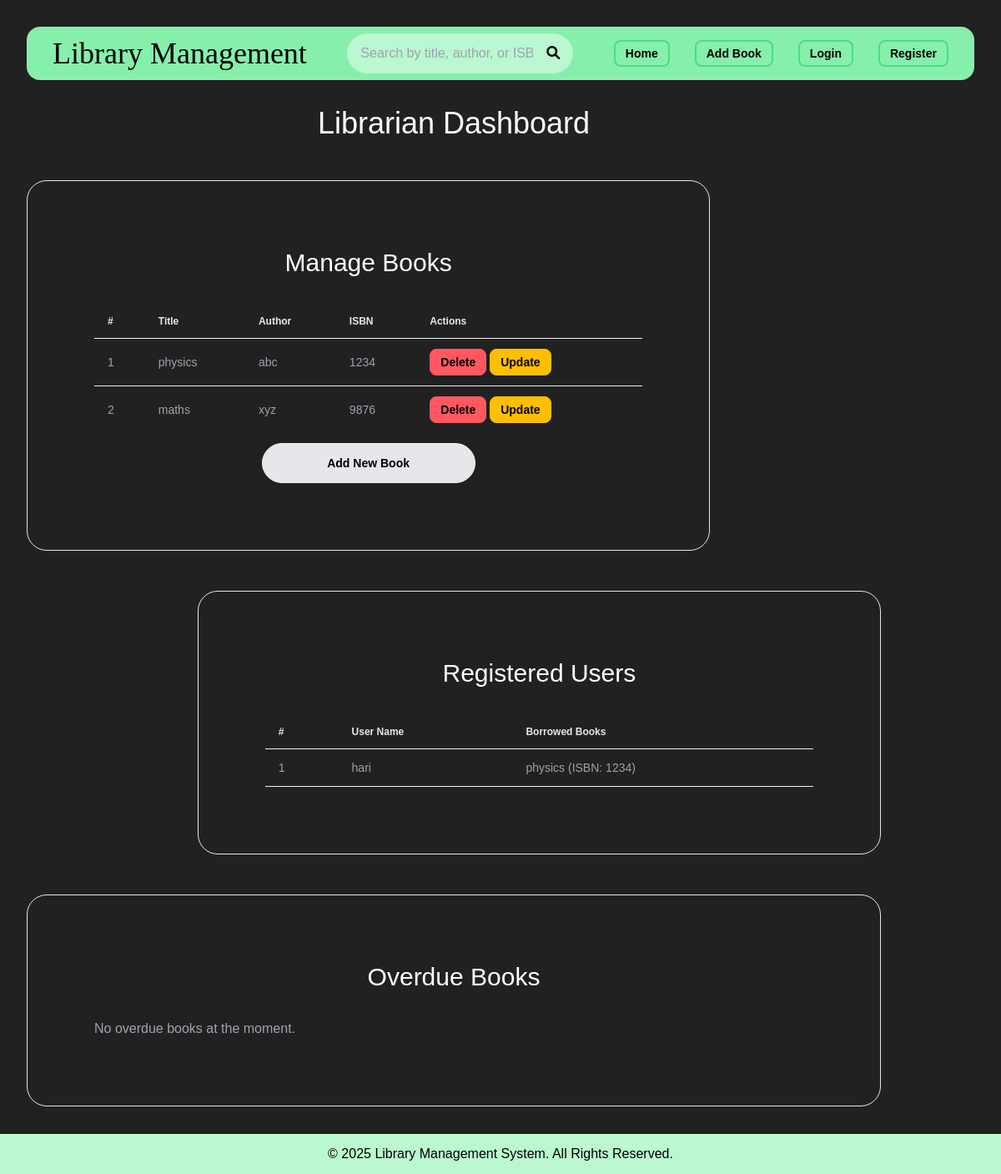
Before: / with the older database file.
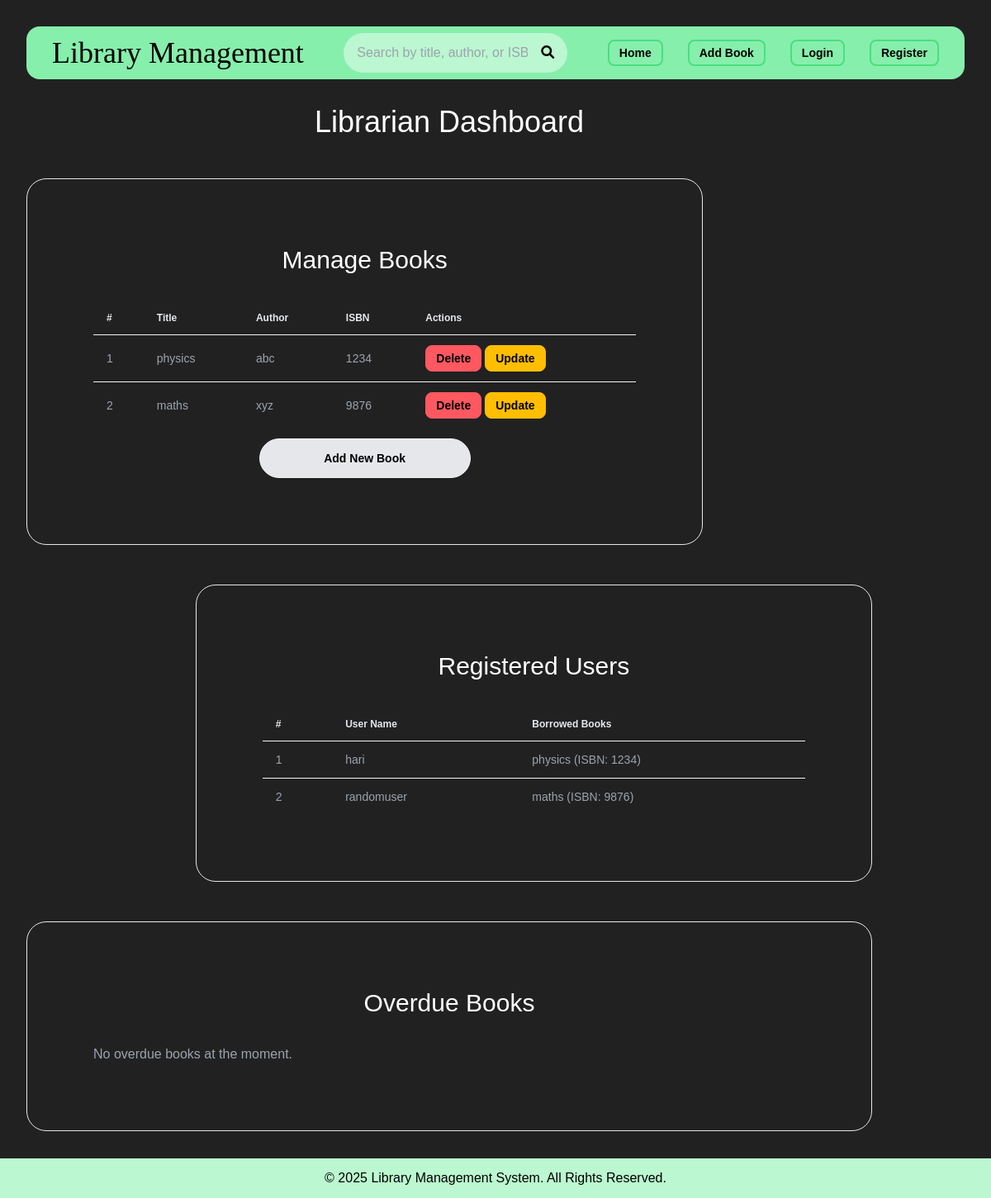
After: the same page with the newer database file.
### tables this page shows
CREATE TABLE books (
                    id INTEGER PRIMARY KEY AUTOINCREMENT,
                    title TEXT NOT NULL,
                    author TEXT NOT NULL,
                    isbn TEXT NOT NULL UNIQUE,
                    available INTEGER DEFAULT 1,
                    borrowed_by TEXT,
                    due_date TEXT
                );

CREATE TABLE users (
                    id INTEGER PRIMARY KEY AUTOINCREMENT,
                    name TEXT NOT NULL UNIQUE,
                    password TEXT NOT NULL
                );

### app.py (the view)
@app.route('/')
def index():
    books = db.get_all_books()
    users = db.get_all_users()  # Fetch registered users
    overdue_books = db.get_overdue_books()  # Fetch overdue books
    print("Books:", books)
    print("Users:", users)
    print("Overdue Books:", overdue_books)
    return render_template('index.html', books=books, users=users, overdue_books=overdue_books)

### database.py (called while the page is built)
    def connect(self):
        return sqlite3.connect(self.db_name)

    def get_all_users(self):
        with self.connect() as conn:
            cursor = conn.cursor()
            users = cursor.execute('SELECT * FROM users').fetchall()
            result = []
            for user in users:
                borrowed_books = cursor.execute('SELECT * FROM books WHERE borrowed_by = ?', (user[1],)).fetchall()
                result.append({'id': user[0], 'name': user[1], 'borrowed_books': borrowed_books})
            return result

    def get_all_books(self):
        with self.connect() as conn:
            cursor = conn.cursor()
            return cursor.execute('SELECT * FROM books').fetchall()

    def get_overdue_books(self):
        with self.connect() as conn:
            cursor = conn.cursor()
            today = datetime.now().strftime('%Y-%m-%d')
            overdue_books = cursor.execute('''
            SELECT id, title, author, isbn, available, borrowed_by, due_date
            FROM books
            WHERE due_date < ? AND available = 0
            ''', (today,)).fetchall()
            return overdue_books

### templates/index.html (shortened to what this page needs)
{% extends "base.html" %} {% block content %}
<h1 class="text-center text-4xl my-8 text-white">Librarian Dashboard</h1>
<div class="row my-4 text-gray-400">
  <div
    class="col-md-12 flex items-center justify-center flex-col border p-20 rounded-3xl mt-12 w-4/5"
  >
    <h3 class="text-3xl mb-8 text-white">Manage Books</h3>
    {% if books %}
    <table class="table">
      <thead class="">
        <tr class="text-gray-200">
          <th>#</th>
          <th>Title</th>
          <th>Author</th>
          <th>ISBN</th>
          <th>Actions</th>
        </tr>
      </thead>
      <tbody>
        {% for book in books %}
        <tr class="hover hover:text-green-300">
          <td>{{ book[0] }}</td>
          <td>{{ book[1] }}</td>
          <td>{{ book[2] }}</td>
          <td>{{ book[3] }}</td>
          <td>
            <a
              href="{{ url_for('delete_book', book_id=book[0]) }}"
              class="btn btn-error btn-sm"
              >Delete</a
            >
            <a
              href="{{ url_for('update_book', book_id=book[0]) }}"
              class="btn btn-warning btn-sm"
              >Update</a
            >
          </td>
        </tr>
        {% endfor %}
      </tbody>
    </table>
    {% else %}
    <p>No books are available at the moment. Add some to get started!</p>
    {% endif %}
    <a
      href="{{ url_for('add_book') }}"
      class="btn bg-gray-200 btn-wide rounded-full mt-3 mx-auto text-black hover:text-white"
      >Add New Book</a
    >
  </div>
</div>
<div class="row mt-4">
  <div
    class="col-md-12 border p-20 my-12 rounded-3xl flex items-center justify-center flex-col w-4/5 ml-auto"
  >
    <h3 class="text-center text-3xl text-white mb-8">Registered Users</h3>
    {% if users %}
    <table class="table">
      <thead>
        <tr class="text-gray-200">
          <th>#</th>
          <th>User Name</th>
          <th>Borrowed Books</th>
        </tr>
      </thead>
      <tbody>
        {% for user in users %}
        <tr class="hover text-gray-400 hover:text-green-300">
          <td>{{ user.id }}</td>
          <td>{{ user.name }}</td>
          <td>
            <ul>
              {% for book in user.borrowed_books %}
              <li>{{ book[1] }} (ISBN: {{ book[3] }})</li>
              {% endfor %}
            </ul>
          </td>
        </tr>
        {% endfor %}
      </tbody>
    </table>
    {% else %}
    <p>No registered users at the moment.</p>
    {% endif %}
  </div>
</div>
<div class="row my-4">
  <div class="col-md-12 border p-20 my-12 rounded-3xl">
    <h3 class="text-center text-3xl text-white mb-8">Overdue Books</h3>
    {% if overdue_books %}
    <table class="table">
      <thead>
        <tr class="text-gray-200">
          <th>#</th>
          <th>Book Title</th>
          <th>Borrowed By</th>
          <th>Due Date</th>
          <th>Actions</th>
        </tr>
      </thead>
      <tbody>
        {% for book in overdue_books %}
        <tr class="hover text-gray-400 hover:text-green-300">
          <td>{{ book[0] }}</td>
          <td>{{ book[1] }}</td>
          <td>{{ book[5] }}</td>
          <td>{{ book[6] }}</td>
          <td>
            <a
              href="{{ url_for('send_notification', book_id=book[0]) }}"
              class="btn btn-error btn-sm"
              >Send Alert</a
            >
          </td>
        </tr>
        {% endfor %}
      </tbody>
    </table>
    {% else %}
    <p class="text-gray-400">No overdue books at the moment.</p>
    {% endif %}
  </div>
</div>
{% endblock %}

### templates/base.html (shortened to what this page needs)
<!DOCTYPE html>
<html lang="en">
  <head>
    <link
      rel="stylesheet"
      href="{{ url_for('static', filename='styles.css') }}"
    />
    <script src="https://cdn.tailwindcss.com"></script>
    <link
      href="https://cdn.jsdelivr.net/npm/daisyui@latest/dist/full.min.css"
      rel="stylesheet"
      type="text/css"
    />
    <script src="https://cdn.tailwindcss.com"></script>
    <link
      rel="stylesheet"
      href="https://cdnjs.cloudflare.com/ajax/libs/font-awesome/6.0.0-beta3/css/all.min.css"
    />
  </head>
  <body class="p-8 bg-[#212121]">
    <nav
      class="navbar h-[4rem] sticky top-4 left-0 flex items-center justify-center px-4 rounded-2xl bg-green-300 z-50"
    >
      <div class="container-fluid flex items-center justify-between w-full">
        <a
          class="navbar-brand text-4xl min-w-max text-black font-serif font-medium"
          href="{{ url_for('index') }}"
        >
          Library Management
        </a>
        <form
          action="{{ url_for('search_book') }}"
          method="post"
          class="text-black h-[3rem] flex items-center justify-between bg-green-200 p-4 rounded-full"
        >
          <input
            type="text"
            name="query"
            class="bg-green-200 margin-0 outline-0"
            placeholder="Search by title, author, or ISBN"
          />
          <button type="submit" class="text-black ml-4">
            <i class="fas fa-search"></i>
          </button>
        </form>
        <div id="navbarNav">
          <ul class="flex items-center justify-center">
            <li class="nav-item">
              <a
                class="nav-link text-black btn btn-sm rounded-lg btn-outline border-green-400 border-2 hover:bg-green-400 hover:border-green-400"
                href="{{ url_for('index') }}"
              >
                Home
              </a>
            </li>
            <li class="nav-item">
              <a
                class="nav-link text-black btn btn-sm rounded-lg btn-outline border-green-400 border-2 hover:bg-green-400 hover:border-green-400"
                href="{{ url_for('add_book') }}"
              >
                Add Book
              </a>
            </li>
            {% if 'user' not in session %}
            <li class="nav-item">
              <a
                class="nav-link text-black btn btn-sm rounded-lg btn-outline border-green-400 border-2 hover:bg-green-400 hover:border-green-400"
                href="{{ url_for('login') }}"
              >
                Login
              </a>
            </li>
            <li class="nav-item">
              <a
                class="nav-link text-black btn btn-sm rounded-lg btn-outline border-green-400 border-2 hover:bg-green-400 hover:border-green-400"
                href="{{ url_for('register') }}"
              >
                Register
              </a>
            </li>
            {% endif %}
          </ul>
        </div>
      </div>
    </nav>
    <div class="container mt-4">
       {% block content %} {% endblock %}
    </div>
    <footer
      class="h-[3rem] flex items-center justify-center bg-green-200 w-full fixed bottom-0 left-0"
    >
      <div class="container text-center">
        <p class="text-black">
          &copy; 2025 Library Management System. All Rights Reserved.
        </p>
      </div>
    </footer>
  </body>
</html>

### static/styles.css (style rules this page uses)
body { font-family: Arial, sans-serif; margin: 0; padding: 0; }
nav { background-color: #333; padding: 10px; }
nav a { color: white; text-decoration: none; margin: 0 15px; }

Changed rows visible on the page:
added users: id "2", name "randomuser", books (title "maths", isbn "9876")
